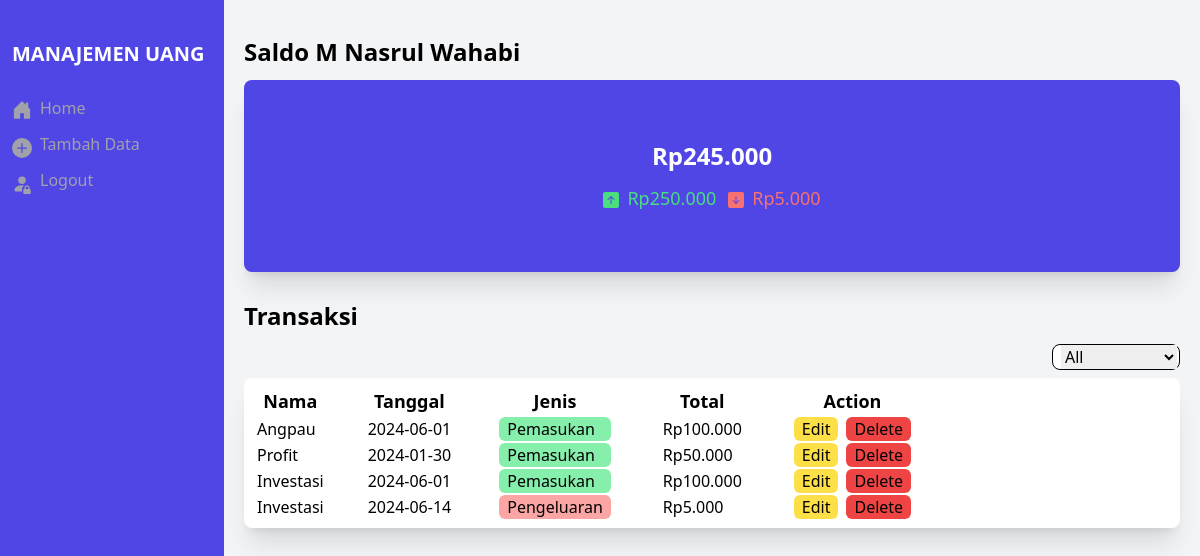
The app's page /views/home.php (signed in) with its own data.
### tables this page shows
CREATE TABLE `transaksi` (
  `id_transaksi` smallint(5) NOT NULL,
  `id_customer` smallint(5) NOT NULL,
  `date_transaksi` date NOT NULL,
  `name_transaksi` varchar(128) NOT NULL,
  `total_transaksi` int(30) NOT NULL,
  `type_transaksi` enum('pemasukan','pengeluaran') NOT NULL
);

### model/transaksi.php (called while the page is built, shortened)
<?php
class Transaksi
{
    private $id_transaksi;
    private $date_transaksi;
    private $name_transaksi;
    private $total_transaksi;
    private $type_transaksi;
    function __construct($id_transaksi, $id_customer, $date_transaksi, $name_transaksi, $total_transaksi, $type_transaksi)
    {
        $this->id_transaksi = $id_transaksi;
        $this->date_transaksi = $date_transaksi;
        $this->name_transaksi = $name_transaksi;
        $this->total_transaksi = $total_transaksi;
        $this->type_transaksi = $type_transaksi;
    }
    function getIdTransaksi()
    {
        return $this->id_transaksi;
    }
    function getDateTransaksi()
    {
        return $this->date_transaksi;
    }
    function getNameTransaksi()
    {
        return $this->name_transaksi;
    }
    function getTotalTransaksi()
    {
        return $this->total_transaksi;
    }
    function getTypeTransaksi()
    {
        return $this->type_transaksi;
    }
}

### views/home.php (the view, shortened to what this page needs)
<?php
include ("../model/transaksi.php");
$id_user = $_SESSION['id_user'];
$query =
    mysqli_query(
        $db,
        "SELECT * FROM transaksi
    join customers on transaksi.id_customer = customers.id_customer
    join users on customers.id_user = users.id_user
    where users.id_user = $id_user"
    );
$cash_data = mysqli_query(
    $db,
    "SELECT customers.name, cash.total_cash,
sum(transaksi.total_transaksi) as 'total_pemasukan',
(sum(transaksi.total_transaksi) - cash.total_cash) as 'total_pengeluaran'
FROM cash
join customers on customers.id_customer = cash.id_customer
JOIN transaksi on transaksi.id_customer = customers.id_customer
JOIN users on customers.id_user = users.id_user
WHERE users.id_user = $id_user and transaksi.type_transaksi = 'pemasukan';"
);
$user_cash = mysqli_fetch_assoc($cash_data);
$formatted_cash = number_format($user_cash['total_cash'], 0, '', '.');
$user_cash_name = $user_cash['name'];
$user_cash_total = "Rp{$formatted_cash}";
$user_cash_pemasukan = number_format($user_cash['total_pemasukan'], 0, '', '.');
$user_cash_pengeluaran = number_format($user_cash['total_pengeluaran'], 0, '', '.');
?>
<!DOCTYPE html>
<html lang="en">
<head>
    <script src="https://cdn.tailwindcss.com"></script>
</head>
<body class="flex overflow-hidden">
    <div id="sidebar" class="w-56 h-screen bg-indigo-600 text-white pt-10 pl-3 fixed transition-all duration-300">
        <p class="text-xl font-bold pb-3 menu-text">MANAJEMEN UANG</p>
        <div class="text-zinc-400 pt-2">
            <a href="home.php">
                <div class="flex hover:text-white pt-2">
                    <div class="menu-text">
                        Home
                    </div>
                </div>
            </a>
            <a href="tambah.php">
                <div class="flex hover:text-white pt-2">
                    <svg class="w-7 h-7 pt-1 pr-2" xmlns="http://www.w3.org/2000/svg" width="16" height="16"
                        fill="currentColor" class="bi bi-plus-circle-fill" viewBox="0 0 16 16">
                        <path
                            d="M16 8A8 8 0 1 1 0 8a8 8 0 0 1 16 0M8.5 4.5a.5.5 0 0 0-1 0v3h-3a.5.5 0 0 0 0 1h3v3a.5.5 0 0 0 1 0v-3h3a.5.5 0 0 0 0-1h-3z" />
                    </svg>
                    <div class="menu-text">
                        Tambah Data
                    </div>
                </div>
            </a>
            <button id="logout">
                <div class="flex hover:text-white pt-2">
                    <div class="menu-text">
                        Logout
                    </div>
                </div>
            </button>
        </div>
    </div>
    <dav id="main" class="flex-1 bg-gray-100 ml-56 pt-9 px-5 h-screen">
        <div class="text-2xl font-bold">
            Saldo <?php echo $user_cash_name ?>
        </div>
        <div class="flex flex-col justify-center items-center h-48 bg-indigo-600 mt-3 rounded-lg shadow-xl">
            <div>
                <p class="text-2xl font-semibold text-white"><?php echo $user_cash_total ?></p>
            </div>
            <div class="flex mt-3">
                <div class="flex text-green-400">
                    <div class="mt-2 mr-2">
                    </div>
                    <p class="text-lg mr-3">Rp<?php echo $user_cash_pemasukan ?></p>
                </div>
                <div class="flex text-red-400">
                    <div class="mt-2 mr-2">
                    </div>
                    <p class="text-lg">Rp<?php echo $user_cash_pengeluaran ?></p>
                </div>
            </div>
        </div>
        <div class="mt-7">
            <div class="text-2xl font-bold mb-3">
                Transaksi
            </div>
            <div class="flex justify-end">
                <div class="border border-black rounded-lg w-32 bg-white">
                    <form action="#" class="pl-2">
                        <select id="type_transaksi">
                            <option selected value="all">All</option>
                        </select>
                    </form>
                </div>
            </div>
            <div class="mt-2 rounded-lg pl-3 py-2 bg-white shadow-xl">
                <table>
                    <thead class="text-lg">
                        <tr>
                            <th class="pr-6">Nama</th>
                            <th class="px-5">Tanggal</th>
                            <th class="px-6">Jenis</th>
                            <th class="px-6">Total</th>
                            <th class="px-6">Action</th>
                        </tr>
                    </thead>
                    <tbody id="ajax-type">
                        <?php
                        while ($row = mysqli_fetch_array($query)) {
                            $transaksi = new Transaksi(
                                $row['id_transaksi'],
                                $row['id_customer'],
                                $row['date_transaksi'],
                                $row['name_transaksi'],
                                $row['total_transaksi'],
                                $row['type_transaksi']
                            );
                            $color_type = $row['type_transaksi'] === 'pemasukan' ? 'bg-green-300' : 'bg-red-300';
                            $type_name = ucwords($transaksi->getTypeTransaksi());
                            $formatted_number = number_format($transaksi->getTotalTransaksi(), 0, '', '.');
                            echo "<tr>
                            <td class='pr-6'>{$transaksi->getNameTransaksi()}</td>
                            <td class='px-5'>{$transaksi->getDateTransaksi()}</td>
                            <td class='px-6' flex><div class='{$color_type} px-2 mx-1 rounded-md'>{$type_name}</div></td>
                            <td class='px-6'>Rp{$formatted_number}</td>
                            <td class='px-6 flex'>
                                <div class='bg-yellow-300 px-2 mx-1 rounded-md'><button class='edit' data-id='{$transaksi->getIdTransaksi()}'>Edit</button></div>
                                <div class='bg-red-500 px-2 mx-1 rounded-md'><button class='delete' data-id='{$transaksi->getIdTransaksi()}'
                            data-type='{$transaksi->getTypeTransaksi()}'
                            data-total='{$transaksi->getTotalTransaksi()}'>Delete</button></div>
                            </td>
                    </tr>";
                        }
                        ?>
                    </tbody>
                </table>
            </div>
        </div>
    </dav>
</body>
</html>

### records on screen
transaksi: name_transaksi "Angpau", date_transaksi "2024-06-01", type_transaksi "Pemasukan", total_transaksi "100.000"
transaksi: name_transaksi "Profit", date_transaksi "2024-01-30", type_transaksi "Pemasukan", total_transaksi "50.000"
transaksi: name_transaksi "Investasi", date_transaksi "2024-06-01", type_transaksi "Pemasukan", total_transaksi "100.000"
transaksi: name_transaksi "Investasi", date_transaksi "2024-06-14", type_transaksi "Pengeluaran", total_transaksi "5.000"

### other values on screen
$user_cash_name "M Nasrul Wahabi"
$user_cash_total "Rp245.000"
$user_cash_pemasukan "250.000"
$user_cash_pengeluaran "5.000"
